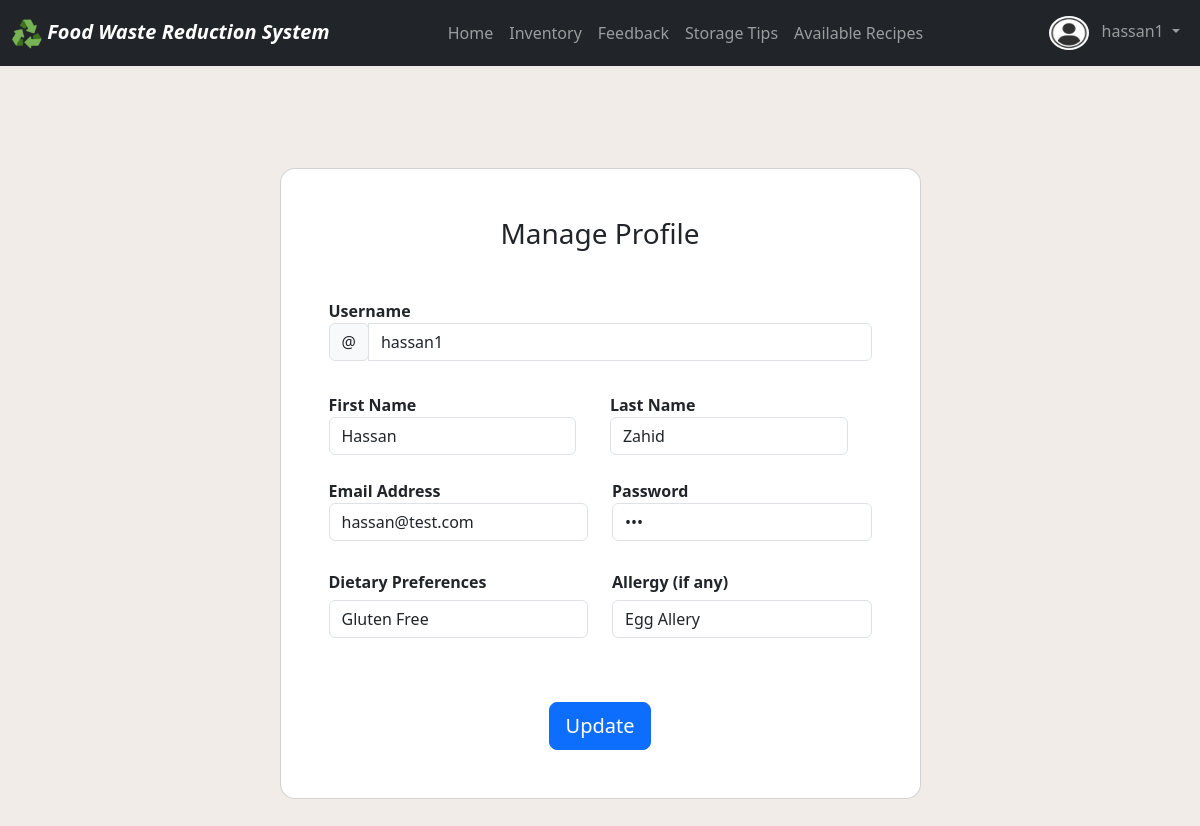
Page /views/user_dashboard/manage_profile.php (signed in) on the committed database.
### tables this page shows
CREATE TABLE `users` (
  `user_id` int(11) NOT NULL,
  `username` varchar(255) NOT NULL,
  `f_name` varchar(255) NOT NULL,
  `l_name` varchar(255) NOT NULL,
  `dob` date NOT NULL,
  `gender` varchar(255) NOT NULL,
  `email` varchar(255) NOT NULL,
  `password` varchar(255) NOT NULL,
  `dietary_preference` varchar(255) NOT NULL,
  `allergy_info` varchar(255) NOT NULL
);

### views/user_dashboard/manage_profile.php (the view, shortened to what this page needs)
<?php
include ("../../config/connection.php");
include ("../../includes/header.php");
include ("../../includes/footer.php");
include ("navbar.php");
$userID = $_SESSION['user_id'];
?>
<?php
$getUser = "SELECT * FROM users WHERE user_id = $userID";
$gotUser = mysqli_query($connect, $getUser);
if (mysqli_num_rows($gotUser) > 0) {
    while ($rows = mysqli_fetch_assoc($gotUser)) {
?>
<section class="vh-100 gradient-custom">
  <div class="container py-5 h-100">
    <div class="row justify-content-center align-items-center h-25">
      <div class="col-12 col-lg-9 col-xl-7">
        <div class="card shadow-2-strong card-registration" style="border-radius: 15px;">
          <div class="card-body p-4 p-md-5">
            <h3 class="mb-4 pb-2 pb-md-0 mb-md-5 text-center">Manage Profile</h3>
            <form action="../../backend/update_profile.php" method="post">
              <div class="row">
                <div class="col mb-4">
                  <div data-mdb-input-init class="form-outline">
                  <label for=""><strong>Username</strong></label>
                    <div class="input-group mb-2">
                      <div class="input-group-prepend">
                        <div class="input-group-text">@</div>
                      </div>
                      <input type="text" class="form-control" id="username" name="username" value="<?php echo $rows['username'] ?>">
                    </div>
                  </div>
              </div>
              <div class="row">
                <div class="col-md-6 mb-4">
                  <div data-mdb-input-init class="form-outline">
                    <label for=""><strong>First Name</strong></label>
                    <input type="text" id="f_name" name="f_name" class="form-control form-control" value="<?php echo $rows['f_name'] ?>" />
                  </div>
                </div>
                <div class="col-md-6 mb-4">
                  <div data-mdb-input-init class="form-outline" style="margin-left:4%">
                  <label for=""><strong>Last Name</strong></label>
                    <input type="text" id="l_name" name="l_name" class="form-control form-control" value="<?php echo $rows['l_name'] ?>"  />
                  </div>
                </div>
              </div>
              </div>
              <div class="row">
                <div class="col-md-6 mb-4 pb-2">
                  <div data-mdb-input-init class="form-outline">
                  <label for=""><strong>Email Address</strong></label>
                    <input type="email" id="email" name="email" class="form-control form-control" value="<?php echo $rows['email'] ?>" />
                  </div>
                </div>
                <div class="col-md-6 mb-4 pb-2">
                  <div data-mdb-input-init class="form-outline">
                  <label for=""><strong>Password</strong></label>
                    <input type="password" id="password" name="password" class="form-control form-control" value="<?php echo $rows['password'] ?>" />
                  </div>
                </div>
              </div>
              <div class="row">
                <div class="col-md-6 mb-4 pb-2">
                <h6 class=""><strong>Dietary Preferences </strong></h6>
                  <select class="select form-control" name="dietary_preference" value="" >
                    <option value="<?php echo $rows['dietary_preference'] ?>" selected>
                    <?php
                    switch ($rows['dietary_preference']) {
                      case 'gluten_free':
                        echo "Gluten Free";
                        break;
                    }
                    ?>
                    </option>
                  </select>
                </div>
                <div class="col-md-6 mb-4 pb-2">
                <h6 class=""><strong>Allergy (if any) </strong></h6>
                  <select class="select form-control" name="allergy_info" value="" >
                    <option value="<?php echo $rows['allergy_info'] ?>">
                    <?php
                    switch($rows['allergy_info']){
                      case 'egg_allergy':
                        echo "Egg Allery";
                        break;
                    }
                    ?>
                  </option>
                  </select>
                </div>
              </div>
              <div class="mt-4 pt-2 text-center">
                <input data-mdb-ripple-init class="btn btn-primary btn-lg" type="submit" name="update" value="Update"/>
              </div>
              <?php
              }
              }
              ?>
            </form>
          </div>
        </div>
      </div>
    </div>
  </div>
</section>
<?php include('../../includes/footer.php') ?>

### views/user_dashboard/navbar.php (style rules this page uses)
body { background-color: #F1ECE7; }

### views/user_dashboard/manage_profile.php (style rules this page uses)
body { background-color: #F1ECE7; }

### rows in the picture
users: username "hassan1", f_name "Hassan", l_name "Zahid", email "hassan@test.com", dietary_preference "Gluten Free", allergy_info "Egg Allery"

### other values in the picture
$_SESSION['username'] "hassan1"
